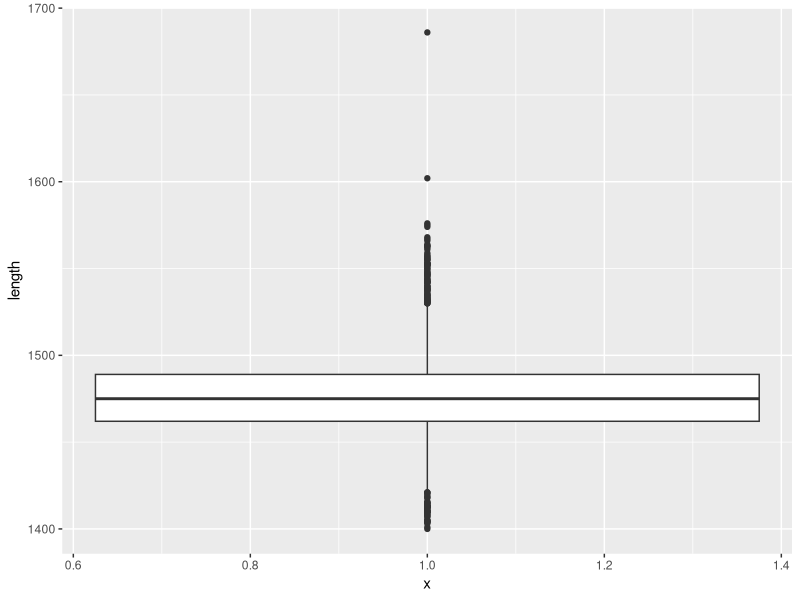

R code for this plot:
install.packages("readxl")   # read data from excel
install.packages("ggplot2")  # data visulization package

library("readxl")   # declare that we use the package
library("ggplot2")

setwd("L:/MBT/Austausch/Cho/Eewon/R_visualization/Boxplot_exercise")   # set working directory
getwd()

rep_19 = read_excel('rep_19.output.xlsx')
head(rep_19)   # show first few lines of data

# Store the graph
box_plot <- ggplot(rep_19, aes(x = 1, y = length))
# Add the geometric object box plot
box_plot +
  geom_boxplot()

## Data + coordinate system + geom = boxplot
## geom: visual marks that represent data points


# first quartile (25%)
# median
# second quartile (75%)
# minimum, maximum (without outliers)
# outliers - observation that is very distant from the rest of the data

data()

USArrests